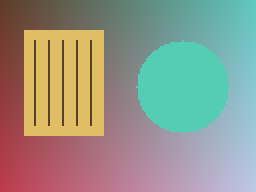
#> input picture images/sample.png, 128 x 96 px (shown 2 times larger)
$ python HuffmanCoding.py
#> lines starting #> are read from the running program, lines starting #| are printed output that depends on the picture
def pack_bits(bits):
    """Store eight bits in each byte, starting with the highest bit."""
    bits = list(bits)
    output = bytearray((len(bits) + 7) // 8)
    for index, bit in enumerate(bits):
        byte_index = index // 8
        bit_position = 7 - index % 8
        output[byte_index] |= int(bit) << bit_position
    return (bytes(output), len(bits))


def unpack_bits(data, count):
    bits = []
    for index in range(count):
        byte_index = index // 8
        bit_position = 7 - index % 8
        bit = (data[byte_index] >> bit_position) & 1
        bits.append(bit)
    return bits


import heapq
from collections import Counter


def huffman_encode(values):
    """Merge the two least frequent nodes until one coding tree remains."""
    counts = Counter(values)
    heap = []
    for index, (value, count) in enumerate(sorted(counts.items())):
        heap.append((count, index, value))
    heapq.heapify(heap)
    serial = len(heap)
    while len(heap) > 1:
        left_count, _, left_node = heapq.heappop(heap)
        right_count, _, right_node = heapq.heappop(heap)
        parent = (left_node, right_node)
        heapq.heappush(heap, (left_count + right_count, serial, parent))
        serial += 1
    table = {}

    def visit(node, prefix):
        if isinstance(node, int):
            table[node] = prefix or '0'
        else:
            visit(node[0], prefix + '0')
            visit(node[1], prefix + '1')
    visit(heap[0][2], '')
    bits = []
    for value in values:
        for bit in table[value]:
            bits.append(int(bit))
    payload, count = pack_bits(bits)
    codes = {}
    for symbol, code in table.items():
        codes[str(symbol)] = code
    return payload, {'bit_count': count, 'codes': codes}


def huffman_decode(payload, metadata):
    reverse = {}
    for symbol, code in metadata['codes'].items():
        reverse[code] = int(symbol)
    prefix = ''
    result = []
    for bit in unpack_bits(payload, metadata['bit_count']):
        prefix += str(bit)
        if prefix in reverse:
            result.append(reverse[prefix])
            prefix = ''
    if prefix:
        raise ValueError('Incomplete Huffman stream.')
    return result


import cv2
import numpy as np
import matplotlib.pyplot as plt
from pathlib import Path


# Change Img_path to use your own image.
Img_path = str(Path(__file__).resolve().parents[1] / 'images' / 'sample.png')
img = cv2.imread(Img_path)
#> img is the input picture: shape (96, 128, 3); mean B, G, R 136.8, 149.8, 148.3

if img is None:
    raise SystemExit("Image not found! Check Img_path.")

# Encode and decode a small grayscale image.
gray = cv2.cvtColor(img, cv2.COLOR_BGR2GRAY)
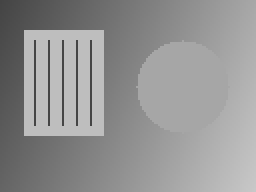
#> gray: shape (96, 128) (shown 2 times larger); min 68, max 200, mean 147.8
small = cv2.resize(gray, (128, 128), interpolation=cv2.INTER_AREA)
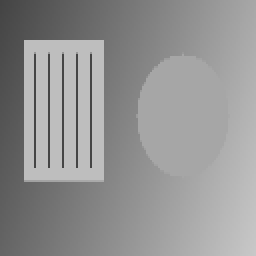
#> small: shape (128, 128) (shown 2 times larger); min 68, max 200, mean 147.8
pixels = small.ravel().tolist()
#> pixels = 16384 values, max 200 at index 16127, min 68 at index 0, mean 147.8
payload, metadata = huffman_encode(pixels)
#> in huffman_encode, `counts = Counter(values)`: counts = 133 items
#> the loop in huffman_encode, `for index, (value, count) in enumerate(sorted(counts.items())):` made 133 passes
#> count on passes 1 to 12: 3, 292, 11, 21, 22, 28, 38, 35, 43, 51, 46, 59
#> after the loop in huffman_encode, `for index, (value, count) in enumerate(sorted(counts.items())):`: heap = 133 items, first 6: (3, 0, 68), (292, 1, 69), (11, 2, 70), (21, 3, 71), (22, 4, 72), (28, 5, 73)
#> in huffman_encode, `serial = len(heap)`: serial = 133
#> the loop in huffman_encode, `while len(heap) > 1:` made 132 passes
#> (left_count, left_node, right_count, right_node, parent) on passes 1, 4, 5, 7, 9, 10, 13, 15, 17, 18, 19, 20: (3, 68, 3, 200, (68, 200)), (12, 198, 20, 197, (198, 197)), (21, 71, 22, 72, (71, 72)), (26, 195, 28, 73, (195, 73)), (35, 75, 36, 193, (75, 193)), (38, 74, 40, 192, (74, 192)), (50, 189, 51, 77, (189, 77)), (59, 79, 63, 81, (79, 81)), (64, 111, 64, 186, (111, 186)), (65, 96, 65, 99, (96, 99)), (66, 87, 66, 90, (87, 90)), (66, 93, 68, 80, (93, 80))
#> (left_count, left_node, right_count, parent) on passes 2, 3, 8, 11, 14, 16: (5, 199, 6, (199, (68, 200))), (11, 70, 11, (70, (199, (68, 200)))), (31, 194, 32, (194, (198, 197))), (43, 76, 43, (76, (71, 72))), (51, 191, 54, (191, (195, 73))), (63, 108, 63, (108, (194, (198, 197))))
#> after the loop in huffman_encode, `while len(heap) > 1:`: serial = 265
#> the loop in huffman_encode, `for value in values:` made 16384 passes
#> value on passes 1 to 3: 68, 69, 70
#> after the loop in huffman_encode, `for value in values:`: bits = 98947 items
#> the loop in pack_bits, `for index, bit in enumerate(bits):` made 98947 passes
#> (bit, byte_index, bit_position) on passes 1 to 3: (0, 0, 7), (0, 0, 6), (0, 0, 5)
#> in huffman_encode, `payload, count = pack_bits(bits)`: count = 98947
#> metadata = 2 items
decoded = huffman_decode(payload, metadata)
#> the loop in huffman_decode, `for symbol, code in metadata['codes'].items():` made 133 passes
#> (symbol, code) on passes 1 to 12: ('117', '0000000'), ('153', '0000001'), ('134', '000001'), ('154', '0000100'), ('76', '00001010'), ('71', '000010110'), ('72', '000010111'), ('147', '0000110'), ('162', '0000111'), ('150', '0001000'), ('159', '0001001'), ('116', '0001010')
#> after the loop in huffman_decode, `for symbol, code in metadata['codes'].items():`: reverse = 133 items
#> the loop in huffman_decode, `for bit in unpack_bits(payload, metadata['bit_count']):` made 98947 passes
#> bit on passes 2 to 13: 0, 0, 1, 1, 0, 0, 1, 0, 1, 1, 0, 1
#> after the loop in huffman_decode, `for bit in unpack_bits(payload, metadata['bit_count']):`: result has the same summary as pixels outside huffman_decode
#> decoded has the same summary as pixels
result = np.array(decoded, dtype=np.uint8).reshape(small.shape)
print("Raw bytes:", small.nbytes)
#| Raw bytes: 16384
print("Encoded payload bytes:", len(payload))
#| Encoded payload bytes: 12369
print("Lossless round trip:", np.array_equal(small, result))
#| Lossless round trip: True

# Display the results needed for this experiment.
plt.figure(figsize=(15, 4))

plt.subplot(1, 3, 1)
plt.imshow(small, cmap="gray", vmin=0, vmax=255)
plt.title("Grayscale encoding input")
plt.axis("off")

plt.subplot(1, 3, 2)
plt.imshow(result, cmap="gray", vmin=0, vmax=255)
plt.title("Decoded image")
plt.axis("off")

plt.subplot(1, 3, 3)
bars = plt.bar(["Raw pixels", "Coded payload"], [small.nbytes, len(payload)])
plt.bar_label(bars, padding=3)
plt.title("Storage size")
plt.ylabel("Bytes")
plt.margins(y=0.2)

plt.tight_layout()
plt.show()
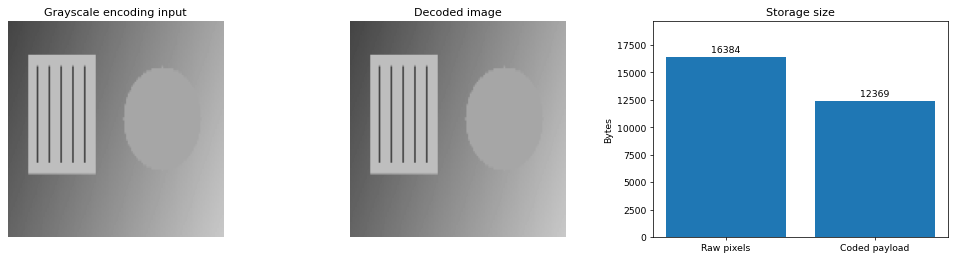
#> figure drawn by matplotlib, 3 panels
